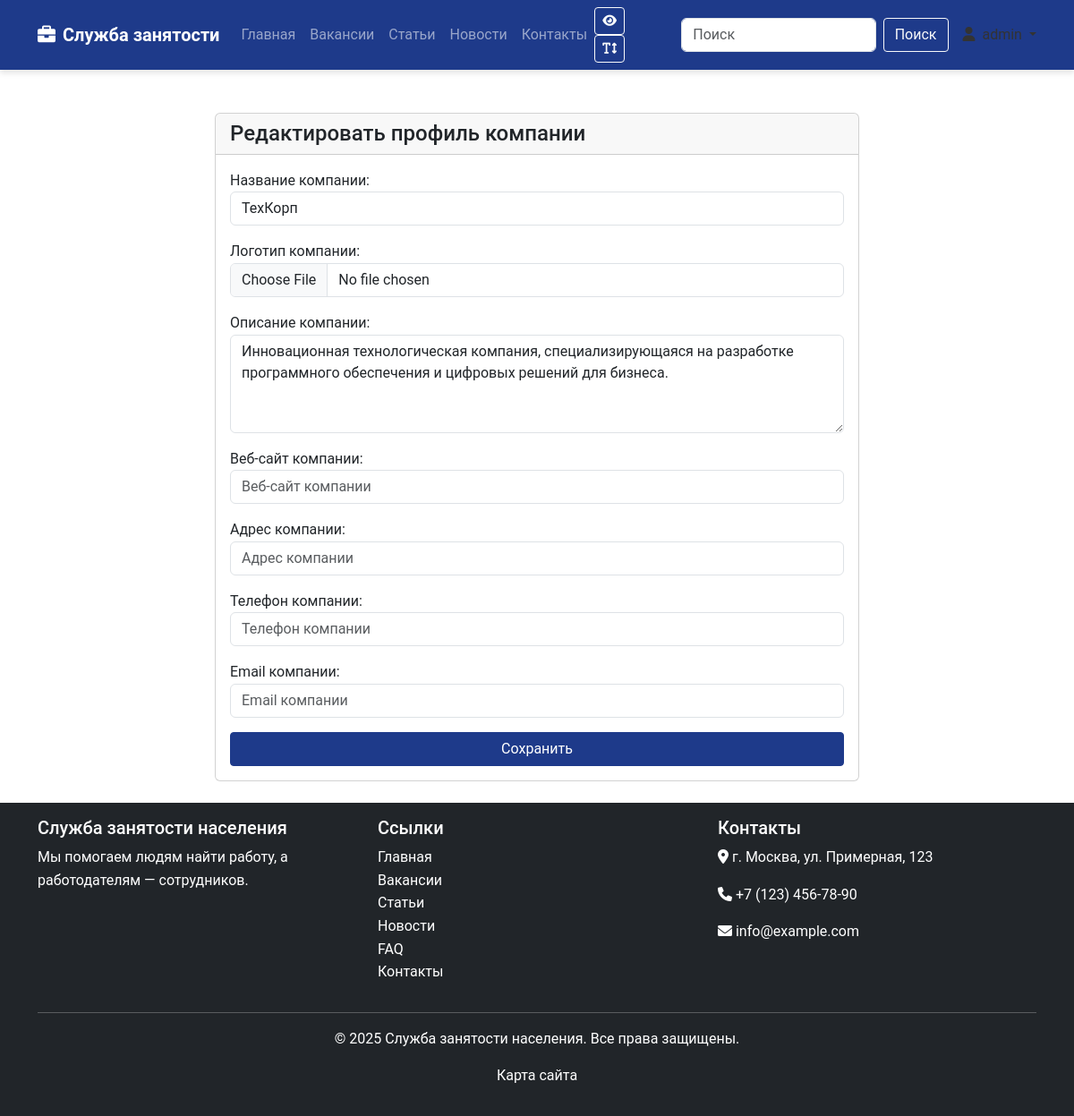
The page /users/employer/2/update/ (signed in) on the database its author committed.
### users/models.py (models this page shows, shortened)
class EmployerProfile(models.Model):
    user = models.OneToOneField(User, on_delete=models.CASCADE, related_name='employer_profile')
    company_name = models.CharField(max_length=255, verbose_name='Название компании')
    company_logo = models.ImageField(upload_to='employers/', blank=True, null=True, verbose_name='Логотип компании')
    company_description = models.TextField(blank=True, null=True, verbose_name='Описание компании')
    company_website = models.URLField(blank=True, null=True, verbose_name='Веб-сайт компании')
    company_address = models.CharField(max_length=255, blank=True, null=True, verbose_name='Адрес компании')
    company_phone = models.CharField(max_length=20, blank=True, null=True, verbose_name='Телефон компании')
    company_email = models.EmailField(blank=True, null=True, verbose_name='Email компании')
    slug = models.SlugField(unique=True, blank=True, verbose_name='URL')
    created_at = models.DateTimeField(auto_now_add=True, verbose_name='Дата создания')
    updated_at = models.DateTimeField(auto_now=True, verbose_name='Дата обновления')
    class Meta:
        verbose_name = 'Профиль работодателя'
        verbose_name_plural = 'Профили работодателей'
        ordering = ['-created_at']

### users/views.py (the view, shortened to what this page needs)
# urls.py: path('employer/<slug:slug>/update/', views.EmployerProfileUpdateView.as_view(), name='employer_profile_update'),
class EmployerProfileUpdateView(LoginRequiredMixin, UserPassesTestMixin, UpdateView):
    model = EmployerProfile
    form_class = EmployerProfileForm
    template_name = 'users/employer_profile_form.html'
    def test_func(self):
        profile = self.get_object()
        return profile.user == self.request.user or self.request.user.is_staff
    def get_context_data(self, **kwargs):
        context = super().get_context_data(**kwargs)
        context['title'] = 'Редактирование профиля работодателя'
        return context

### users/forms.py
class EmployerProfileForm(forms.ModelForm):
    class Meta:
        model = EmployerProfile
        fields = [
            'company_name', 'company_logo', 'company_description', 'company_website',
            'company_address', 'company_phone', 'company_email'
        ]
        widgets = {
            'company_name': forms.TextInput(attrs={'class': 'form-control', 'placeholder': 'Название компании'}),
            'company_logo': forms.FileInput(attrs={'class': 'form-control'}),
            'company_description': forms.Textarea(attrs={'class': 'form-control', 'placeholder': 'Описание компании', 'rows': 4}),
            'company_website': forms.URLInput(attrs={'class': 'form-control', 'placeholder': 'Веб-сайт компании'}),
            'company_address': forms.TextInput(attrs={'class': 'form-control', 'placeholder': 'Адрес компании'}),
            'company_phone': forms.TextInput(attrs={'class': 'form-control', 'placeholder': 'Телефон компании'}),
            'company_email': forms.EmailInput(attrs={'class': 'form-control', 'placeholder': 'Email компании'}),
        }

### templates/users/employer_profile_form.html (shortened to what this page needs)
{% extends 'base.html' %}
{% block content %}
<div class="container mt-4">
    <div class="row justify-content-center">
        <div class="col-md-8">
            <div class="card">
                <div class="card-header">
                    <h4 class="mb-0">{% if form.instance.pk %}Редактировать профиль компании{% else %}Создать профиль компании{% endif %}</h4>
                </div>
                <div class="card-body">
                    <form method="post" enctype="multipart/form-data">
                        <div class="mb-3">
                            {{ form.company_name.label_tag }}
                            {{ form.company_name }}
                        </div>
                        <div class="mb-3">
                            {{ form.company_logo.label_tag }}
                            {{ form.company_logo }}
                        </div>
                        <div class="mb-3">
                            {{ form.company_description.label_tag }}
                            {{ form.company_description }}
                        </div>
                        <div class="mb-3">
                            {{ form.company_website.label_tag }}
                            {{ form.company_website }}
                        </div>
                        <div class="mb-3">
                            {{ form.company_address.label_tag }}
                            {{ form.company_address }}
                        </div>
                        <div class="mb-3">
                            {{ form.company_phone.label_tag }}
                            {{ form.company_phone }}
                        </div>
                        <div class="mb-3">
                            {{ form.company_email.label_tag }}
                            {{ form.company_email }}
                        </div>
                        <button type="submit" class="btn btn-primary w-100">Сохранить</button>
                    </form>
                </div>
            </div>
        </div>
    </div>
</div>
{% endblock %}

### static/css/style.css (style rules this page uses)
body { font-family: 'Roboto', Arial, sans-serif; color: #333; line-height: 1.6; }
html, body { height: 100%; }
.btn { border-radius: 0.25rem; transition: all 0.3s; }
.btn-primary { background-color: #1e3a8a; border-color: #1e3a8a; }

### rows shown on the page
EmployerProfile: company_name "ТехКорп", company_description "Инновационная технологическая компания, специализирующаяся на разработке программного обеспечения и цифровых решений для бизнеса."
